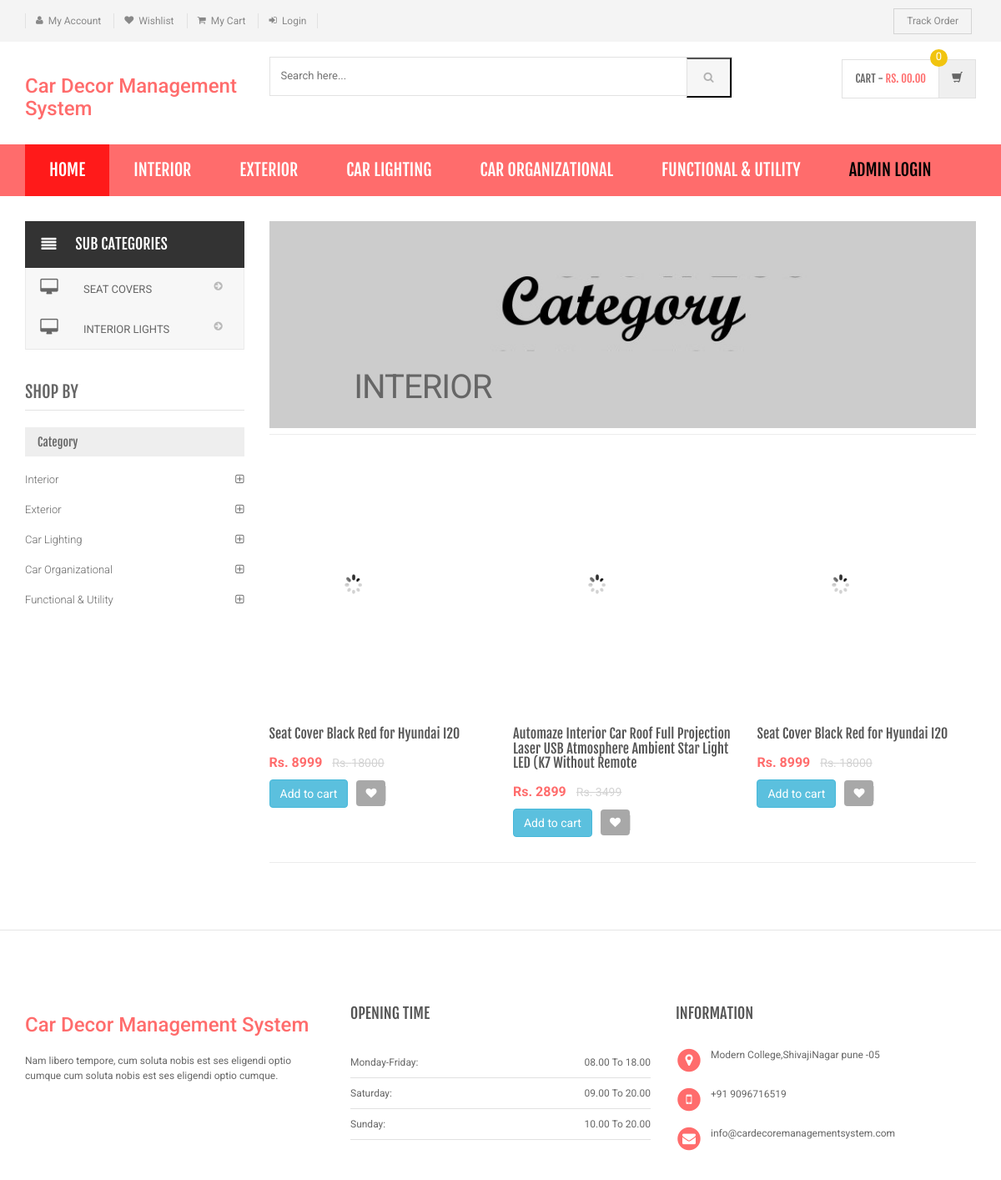
Page /category.php?cid=1 on the committed database.
### tables this page shows
CREATE TABLE `category` (
  `id` int(11) NOT NULL,
  `categoryName` varchar(255) DEFAULT NULL,
  `categoryDescription` longtext,
  `creationDate` timestamp NOT NULL DEFAULT CURRENT_TIMESTAMP,
  `updationDate` varchar(255) DEFAULT NULL
);

CREATE TABLE `subcategory` (
  `id` int(11) NOT NULL,
  `categoryid` int(11) DEFAULT NULL,
  `subcategory` varchar(255) DEFAULT NULL,
  `creationDate` timestamp NULL DEFAULT CURRENT_TIMESTAMP,
  `updationDate` varchar(255) DEFAULT NULL
);

CREATE TABLE `products` (
  `id` int(11) NOT NULL,
  `category` int(11) NOT NULL,
  `subCategory` int(11) DEFAULT NULL,
  `productName` varchar(255) DEFAULT NULL,
  `productCompany` varchar(255) DEFAULT NULL,
  `productPrice` int(11) DEFAULT NULL,
  `productPriceBeforeDiscount` int(11) DEFAULT NULL,
  `productDescription` longtext,
  `productImage1` varchar(255) DEFAULT NULL,
  `productImage2` varchar(255) DEFAULT NULL,
  `productImage3` varchar(255) DEFAULT NULL,
  `shippingCharge` int(11) DEFAULT NULL,
  `productAvailability` varchar(255) DEFAULT NULL,
  `postingDate` timestamp NULL DEFAULT CURRENT_TIMESTAMP,
  `updationDate` varchar(255) DEFAULT NULL
);

### category.php (the view, shortened to what this page needs)
<?php
include('includes/config.php');
$cid=intval($_GET['cid']);
?>
<!DOCTYPE html>
<html lang="en">
	<head>
	    <link rel="stylesheet" href="assets/css/bootstrap.min.css">
	    <link rel="stylesheet" href="assets/css/main.css">
	    <link rel="stylesheet" href="assets/css/red.css">
	    <link rel="stylesheet" href="assets/css/owl.carousel.css">
		<link rel="stylesheet" href="assets/css/owl.transitions.css">
		<link href="assets/css/lightbox.css" rel="stylesheet">
		<link rel="stylesheet" href="assets/css/animate.min.css">
		<link rel="stylesheet" href="assets/css/rateit.css">
		<link rel="stylesheet" href="assets/css/bootstrap-select.min.css">
		<link rel="stylesheet" href="assets/css/config.css">
		<link href="assets/css/green.css" rel="alternate stylesheet" title="Green color">
		<link href="assets/css/blue.css" rel="alternate stylesheet" title="Blue color">
		<link href="assets/css/red.css" rel="alternate stylesheet" title="Red color">
		<link href="assets/css/orange.css" rel="alternate stylesheet" title="Orange color">
		<link href="assets/css/dark-green.css" rel="alternate stylesheet" title="Darkgreen color">
		<link rel="stylesheet" href="assets/css/font-awesome.min.css">
	</head>
    <body class="cnt-home">
<header class="header-style-1">
<?php include('includes/top-header.php');?>
<?php include('includes/main-header.php');?>
<?php include('includes/menu-bar.php');?>
</header>
<div class="body-content outer-top-xs">
	<div class='container'>
		<div class='row outer-bottom-sm'>
			<div class='col-md-3 sidebar'>
<div class="side-menu animate-dropdown outer-bottom-xs">
<div class="side-menu animate-dropdown outer-bottom-xs">
    <div class="head"><i class="icon fa fa-align-justify fa-fw"></i>Sub Categories</div>
    <nav class="yamm megamenu-horizontal" role="navigation">
        <ul class="nav">
            <li class="dropdown menu-item">
              <?php $sql=mysqli_query($con,"select id,subcategory  from subcategory where categoryid='$cid'");
while($row=mysqli_fetch_array($sql))
{
    ?>
                <a href="sub-category.php?scid=<?php echo $row['id'];?>" class="dropdown-toggle"><i class="icon fa fa-desktop fa-fw"></i>
                <?php echo $row['subcategory'];?></a>
                <?php }?>
</li>
</ul>
    </nav>
</div>
</div>
	            <div class="sidebar-module-container">
	            	<h3 class="section-title">shop by</h3>
	            	<div class="sidebar-filter">
<div class="sidebar-widget wow fadeInUp outer-bottom-xs ">
	<div class="widget-header m-t-20">
		<h4 class="widget-title">Category</h4>
	</div>
	<div class="sidebar-widget-body m-t-10">
	         <?php $sql=mysqli_query($con,"select id,categoryName  from category");
while($row=mysqli_fetch_array($sql))
{
    ?>
		<div class="accordion">
	    	<div class="accordion-group">
	            <div class="accordion-heading">
	                <a href="category.php?cid=<?php echo $row['id'];?>"  class="accordion-toggle collapsed">
	                   <?php echo $row['categoryName'];?>
	                </a>
	            </div>
	        </div>
	    </div>
	    <?php } ?>
	</div>
</div>
	            	</div>
	            </div>
            </div>
			<div class='col-md-9'>
	<div id="category" class="category-carousel hidden-xs">
		<div class="item">
			<div class="image">
				<img src="assets/images/banners/cat-banner-1.jpg" alt="" class="img-responsive">
			</div>
			<div class="container-fluid">
				<div class="caption vertical-top text-left">
					<div class="big-text">
						<br />
					</div>
					       <?php $sql=mysqli_query($con,"select categoryName  from category where id='$cid'");
while($row=mysqli_fetch_array($sql))
{
    ?>
					<div class="excerpt hidden-sm hidden-md">
						<?php echo htmlentities($row['categoryName']);?>
					</div>
			<?php } ?>
				</div>
			</div>
		</div>
</div>
				<div class="search-result-container">
					<div id="myTabContent" class="tab-content">
						<div class="tab-pane active " id="grid-container">
							<div class="category-product  inner-top-vs">
								<div class="row">
			<?php
$ret=mysqli_query($con,"select * from products where category='$cid'");
$num=mysqli_num_rows($ret);
if($num>0)
{
while ($row=mysqli_fetch_array($ret))
{?>
		<div class="col-sm-6 col-md-4 wow fadeInUp">
			<div class="products">
	<div class="product">
		<div class="product-image">
			<div class="image">
				<a href="product-details.php?pid=<?php echo htmlentities($row['id']);?>"><img  src="assets/images/blank.gif" data-echo="admin/productimages/<?php echo htmlentities($row['id']);?>/<?php echo htmlentities($row['productImage1']);?>" alt="" width="200" height="300"></a>
			</div>
		</div>
		<div class="product-info text-left">
			<h3 class="name"><a href="product-details.php?pid=<?php echo htmlentities($row['id']);?>"><?php echo htmlentities($row['productName']);?></a></h3>
			<div class="product-price">
				<span class="price">
					Rs. <?php echo htmlentities($row['productPrice']);?>			</span>
										     <span class="price-before-discount">Rs. <?php echo htmlentities($row['productPriceBeforeDiscount']);?></span>
			</div>
		</div>
					<div class="cart clearfix animate-effect">
				<div class="action">
					<ul class="list-unstyled">
						<li class="add-cart-button btn-group">
								<?php if($row['productAvailability']=='In Stock'){?>
							<a href="category.php?page=product&action=add&id=<?php echo $row['id']; ?>">
							<button class="btn btn-info" type="button">Add to cart</button></a>
								<?php } else {?>
							<div class="action" style="color:red">Out of Stock</div>
					<?php } ?>
						</li>
		                <li class="lnk wishlist">
							<a class="add-to-wishlist" href="category.php?pid=<?php echo htmlentities($row['id'])?>&&action=wishlist" title="Wishlist">
								 <i class="icon fa fa-heart"></i>
							</a>
						</li>
					</ul>
				</div>
			</div>
			</div>
			</div>
		</div>
	  <?php } } else {?>
		<div class="col-sm-6 col-md-4 wow fadeInUp"> <h3>No Product Found</h3>
		</div>
<?php } ?>
										</div>
							</div>
						</div>
				</div>
			</div>
		</div></div>
</div>
</div>
<?php include('includes/footer.php');?>
</body>
</html>

### includes/menu-bar.php (shortened to what this page needs)
<div class="header-nav animate-dropdown">
    <div class="container">
        <div class="yamm navbar navbar-default" role="navigation">
            <div class="nav-bg-class">
                <div class="navbar-collapse collapse" id="mc-horizontal-menu-collapse">
	<div class="nav-outer">
		<ul class="nav navbar-nav">
			<li class="active dropdown yamm-fw">
				<a href="index.php" data-hover="dropdown" class="dropdown-toggle">Home</a>
			</li>
              <?php $sql=mysqli_query($con,"select id,categoryName  from category limit 6");
while($row=mysqli_fetch_array($sql))
{
    ?>
			<li class="dropdown yamm">
				<a href="category.php?cid=<?php echo $row['id'];?>"> <?php echo $row['categoryName'];?></a>
			</li>
			<?php } ?>
			<li class="dropdown yamm">
				<a href="admin/" style="color:#000"> Admin Login</a>
			</li>
		</ul>
		<div class="clearfix"></div>
	</div>
</div>
            </div>
        </div>
    </div>
</div>

### assets/css/red.css (style rules this page uses)
a { color: #ff6c6c; }
.header-style-1 .header-nav { background: #ff6c6c; }
.cnt-home .header-style-1 .header-nav .navbar .navbar-nav > li.active { background: #ff1a1a; }
.product .product-info .product-price .price { color: #ff6c6c; }
.sidebar .sidebar-module-container .sidebar-widget .sidebar-widget-body .accordion .accordion-group .accordion-heading .accordion-toggle, .sidebar .sidebar-module-container .sidebar-widget .sidebar-widget-body .accordion .accordion-group .accordion-heading .accordion-toggle:hover, .sidebar .sidebar-module-container .sidebar-widget .sidebar-widget-body .accordion .accordion-group .accordion-heading .accordion-toggle:focus, .sidebar .sidebar-module-container .sidebar-widget .sidebar-widget-body .accordion .accordion-group .accordion-heading .accordion-toggle:after { color: #ff6c6c; }

### assets/css/lightbox.css (style rules this page uses)
body:after { content: url(../images/close.png) url(../images/loading.gif) url(../images/prev.png) url(../images/next.png); display: none; }

### assets/css/green.css (style rules this page uses)
a { color: #abd07e; }
.header-style-1 .header-nav { background: #abd07e; }
.cnt-home .header-style-1 .header-nav .navbar .navbar-nav > li.active { background: #84b943; }
.product .product-info .product-price .price { color: #abd07e; }
.sidebar .sidebar-module-container .sidebar-widget .sidebar-widget-body .accordion .accordion-group .accordion-heading .accordion-toggle, .sidebar .sidebar-module-container .sidebar-widget .sidebar-widget-body .accordion .accordion-group .accordion-heading .accordion-toggle:hover, .sidebar .sidebar-module-container .sidebar-widget .sidebar-widget-body .accordion .accordion-group .accordion-heading .accordion-toggle:focus, .sidebar .sidebar-module-container .sidebar-widget .sidebar-widget-body .accordion .accordion-group .accordion-heading .accordion-toggle:after { color: #abd07e; }

### assets/css/blue.css (style rules this page uses)
a { color: #3498db; }
.header-style-1 .header-nav { background: #3498db; }
.cnt-home .header-style-1 .header-nav .navbar .navbar-nav > li.active { background: #1d6ca1; }
.product .product-info .product-price .price { color: #3498db; }
.sidebar .sidebar-module-container .sidebar-widget .sidebar-widget-body .accordion .accordion-group .accordion-heading .accordion-toggle, .sidebar .sidebar-module-container .sidebar-widget .sidebar-widget-body .accordion .accordion-group .accordion-heading .accordion-toggle:hover, .sidebar .sidebar-module-container .sidebar-widget .sidebar-widget-body .accordion .accordion-group .accordion-heading .accordion-toggle:focus, .sidebar .sidebar-module-container .sidebar-widget .sidebar-widget-body .accordion .accordion-group .accordion-heading .accordion-toggle:after { color: #3498db; }

### assets/css/orange.css (style rules this page uses)
a { color: #f39c12; }
.header-style-1 .header-nav { background: #f39c12; }
.cnt-home .header-style-1 .header-nav .navbar .navbar-nav > li.active { background: #ab6c09; }
.product .product-info .product-price .price { color: #f39c12; }
.sidebar .sidebar-module-container .sidebar-widget .sidebar-widget-body .accordion .accordion-group .accordion-heading .accordion-toggle, .sidebar .sidebar-module-container .sidebar-widget .sidebar-widget-body .accordion .accordion-group .accordion-heading .accordion-toggle:hover, .sidebar .sidebar-module-container .sidebar-widget .sidebar-widget-body .accordion .accordion-group .accordion-heading .accordion-toggle:focus, .sidebar .sidebar-module-container .sidebar-widget .sidebar-widget-body .accordion .accordion-group .accordion-heading .accordion-toggle:after { color: #f39c12; }

### assets/css/dark-green.css (style rules this page uses)
a { color: #12cca7; }
.header-style-1 .header-nav { background: #12cca7; }
.cnt-home .header-style-1 .header-nav .navbar .navbar-nav > li.active { background: #0b816a; }
.product .product-info .product-price .price { color: #12cca7; }
.sidebar .sidebar-module-container .sidebar-widget .sidebar-widget-body .accordion .accordion-group .accordion-heading .accordion-toggle, .sidebar .sidebar-module-container .sidebar-widget .sidebar-widget-body .accordion .accordion-group .accordion-heading .accordion-toggle:hover, .sidebar .sidebar-module-container .sidebar-widget .sidebar-widget-body .accordion .accordion-group .accordion-heading .accordion-toggle:focus, .sidebar .sidebar-module-container .sidebar-widget .sidebar-widget-body .accordion .accordion-group .accordion-heading .accordion-toggle:after { color: #12cca7; }

### rows in the picture
category: categoryName "INTERIOR", categoryName "Interior"
category: categoryName "EXTERIOR", categoryName "Exterior"
category: categoryName "CAR LIGHTING", categoryName "Car Lighting"
category: categoryName "CAR ORGANIZATIONAL", categoryName "Car Organizational"
category: categoryName "FUNCTIONAL & UTILITY", categoryName "Functional & Utility"
subcategory: subcategory "SEAT COVERS"
subcategory: subcategory "INTERIOR LIGHTS"
products: productName "Seat Cover Black Red for Hyundai I20", productPrice "8999", productPriceBeforeDiscount "18000"
products: productName "Automaze Interior Car Roof Full Projection Laser USB Atmosphere Ambient Star Light LED (K7 Without Remote", productPrice "2899", productPriceBeforeDiscount "3499"
products: productName "Seat Cover Black Red for Hyundai I20", productPrice "8999", productPriceBeforeDiscount "18000"
